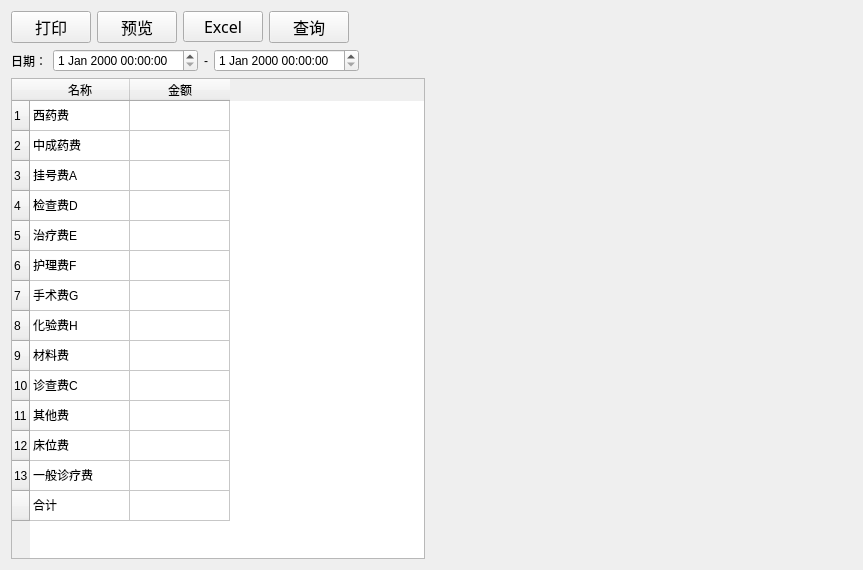
<?xml version="1.0" encoding="UTF-8"?>
<ui version="4.0">
 <class>ClinicInternalPayment</class>
 <widget class="QWidget" name="ClinicInternalPayment">
  <property name="geometry">
   <rect>
    <x>0</x>
    <y>0</y>
    <width>863</width>
    <height>570</height>
   </rect>
  </property>
  <property name="windowTitle">
   <string>门诊内部缴款</string>
  </property>
  <layout class="QVBoxLayout" name="verticalLayout_2">
   <item>
    <layout class="QVBoxLayout" name="verticalLayout">
     <item>
      <layout class="QHBoxLayout" name="horizontalLayout">
       <item>
        <widget class="QPushButton" name="printButton">
         <property name="font">
          <font>
           <family>Agency FB</family>
           <pointsize>12</pointsize>
          </font>
         </property>
         <property name="text">
          <string>打印</string>
         </property>
        </widget>
       </item>
       <item>
        <widget class="QPushButton" name="previewButton">
         <property name="font">
          <font>
           <family>Agency FB</family>
           <pointsize>12</pointsize>
          </font>
         </property>
         <property name="text">
          <string>预览</string>
         </property>
        </widget>
       </item>
       <item>
        <widget class="QPushButton" name="excelButton">
         <property name="font">
          <font>
           <family>Agency FB</family>
           <pointsize>12</pointsize>
          </font>
         </property>
         <property name="text">
          <string>Excel</string>
         </property>
        </widget>
       </item>
       <item>
        <widget class="QPushButton" name="queryButton">
         <property name="font">
          <font>
           <family>Agency FB</family>
           <pointsize>12</pointsize>
          </font>
         </property>
         <property name="text">
          <string>查询</string>
         </property>
        </widget>
       </item>
       <item>
        <widget class="QLabel" name="label_5">
         <property name="sizePolicy">
          <sizepolicy hsizetype="Expanding" vsizetype="Preferred">
           <horstretch>0</horstretch>
           <verstretch>0</verstretch>
          </sizepolicy>
         </property>
         <property name="text">
          <string/>
         </property>
        </widget>
       </item>
       <item>
        <spacer name="horizontalSpacer">
         <property name="orientation">
          <enum>Qt::Horizontal</enum>
         </property>
         <property name="sizeHint" stdset="0">
          <size>
           <width>40</width>
           <height>20</height>
          </size>
         </property>
        </spacer>
       </item>
      </layout>
     </item>
     <item>
      <layout class="QHBoxLayout" name="horizontalLayout_2">
       <item>
        <widget class="QLabel" name="label">
         <property name="text">
          <string>日期：</string>
         </property>
        </widget>
       </item>
       <item>
        <widget class="QDateTimeEdit" name="dateTimeEdit"/>
       </item>
       <item>
        <widget class="QLabel" name="label_2">
         <property name="text">
          <string>-</string>
         </property>
        </widget>
       </item>
       <item>
        <widget class="QDateTimeEdit" name="dateTimeEdit_2"/>
       </item>
       <item>
        <spacer name="horizontalSpacer_3">
         <property name="orientation">
          <enum>Qt::Horizontal</enum>
         </property>
         <property name="sizeHint" stdset="0">
          <size>
           <width>40</width>
           <height>20</height>
          </size>
         </property>
        </spacer>
       </item>
      </layout>
     </item>
     <item>
      <layout class="QHBoxLayout" name="horizontalLayout_4">
       <item>
        <widget class="QTableWidget" name="tableWidget">
         <property name="autoFillBackground">
          <bool>true</bool>
         </property>
         <property name="midLineWidth">
          <number>1</number>
         </property>
         <property name="showGrid">
          <bool>true</bool>
         </property>
         <property name="sortingEnabled">
          <bool>false</bool>
         </property>
         <attribute name="horizontalHeaderCascadingSectionResizes">
          <bool>true</bool>
         </attribute>
         <attribute name="horizontalHeaderStretchLastSection">
          <bool>false</bool>
         </attribute>
         <attribute name="verticalHeaderShowSortIndicator" stdset="0">
          <bool>true</bool>
         </attribute>
         <attribute name="verticalHeaderStretchLastSection">
          <bool>false</bool>
         </attribute>
         <row>
          <property name="text">
           <string>1</string>
          </property>
         </row>
         <row>
          <property name="text">
           <string>2</string>
          </property>
         </row>
         <row>
          <property name="text">
           <string>3</string>
          </property>
         </row>
         <row>
          <property name="text">
           <string>4</string>
          </property>
         </row>
         <row>
          <property name="text">
           <string>5</string>
          </property>
         </row>
         <row>
          <property name="text">
           <string>6</string>
          </property>
         </row>
         <row>
          <property name="text">
           <string>7</string>
          </property>
         </row>
         <row>
          <property name="text">
           <string>8</string>
          </property>
         </row>
         <row>
          <property name="text">
           <string>9</string>
          </property>
         </row>
         <row>
          <property name="text">
           <string>10</string>
          </property>
         </row>
         <row>
          <property name="text">
           <string>11</string>
          </property>
         </row>
         <row>
          <property name="text">
           <string>12</string>
          </property>
         </row>
         <row>
          <property name="text">
           <string>13</string>
          </property>
         </row>
         <row>
          <property name="text">
           <string/>
          </property>
         </row>
         <column>
          <property name="text">
           <string>名称</string>
          </property>
         </column>
         <column>
          <property name="text">
           <string>金额</string>
          </property>
         </column>
         <item row="0" column="0">
          <property name="text">
           <string>西药费</string>
          </property>
         </item>
         <item row="1" column="0">
          <property name="text">
           <string>中成药费</string>
          </property>
         </item>
         <item row="2" column="0">
          <property name="text">
           <string>挂号费A</string>
          </property>
         </item>
         <item row="3" column="0">
          <property name="text">
           <string>检查费D</string>
          </property>
         </item>
         <item row="4" column="0">
          <property name="text">
           <string>治疗费E</string>
          </property>
         </item>
         <item row="5" column="0">
          <property name="text">
           <string>护理费F</string>
          </property>
         </item>
         <item row="6" column="0">
          <property name="text">
           <string>手术费G</string>
          </property>
         </item>
         <item row="7" column="0">
          <property name="text">
           <string>化验费H</string>
          </property>
         </item>
         <item row="8" column="0">
          <property name="text">
           <string>材料费</string>
          </property>
         </item>
         <item row="9" column="0">
          <property name="text">
           <string>诊查费C</string>
          </property>
         </item>
         <item row="10" column="0">
          <property name="text">
           <string>其他费</string>
          </property>
         </item>
         <item row="11" column="0">
          <property name="text">
           <string>床位费</string>
          </property>
         </item>
         <item row="12" column="0">
          <property name="text">
           <string>一般诊疗费</string>
          </property>
         </item>
         <item row="13" column="0">
          <property name="text">
           <string>合计</string>
          </property>
         </item>
        </widget>
       </item>
       <item>
        <spacer name="horizontalSpacer_4">
         <property name="orientation">
          <enum>Qt::Horizontal</enum>
         </property>
         <property name="sizeHint" stdset="0">
          <size>
           <width>40</width>
           <height>20</height>
          </size>
         </property>
        </spacer>
       </item>
       <item>
        <widget class="QLabel" name="label_4">
         <property name="text">
          <string/>
         </property>
        </widget>
       </item>
      </layout>
     </item>
    </layout>
   </item>
  </layout>
 </widget>
 <layoutdefault spacing="6" margin="11"/>
 <resources/>
 <connections/>
</ui>
